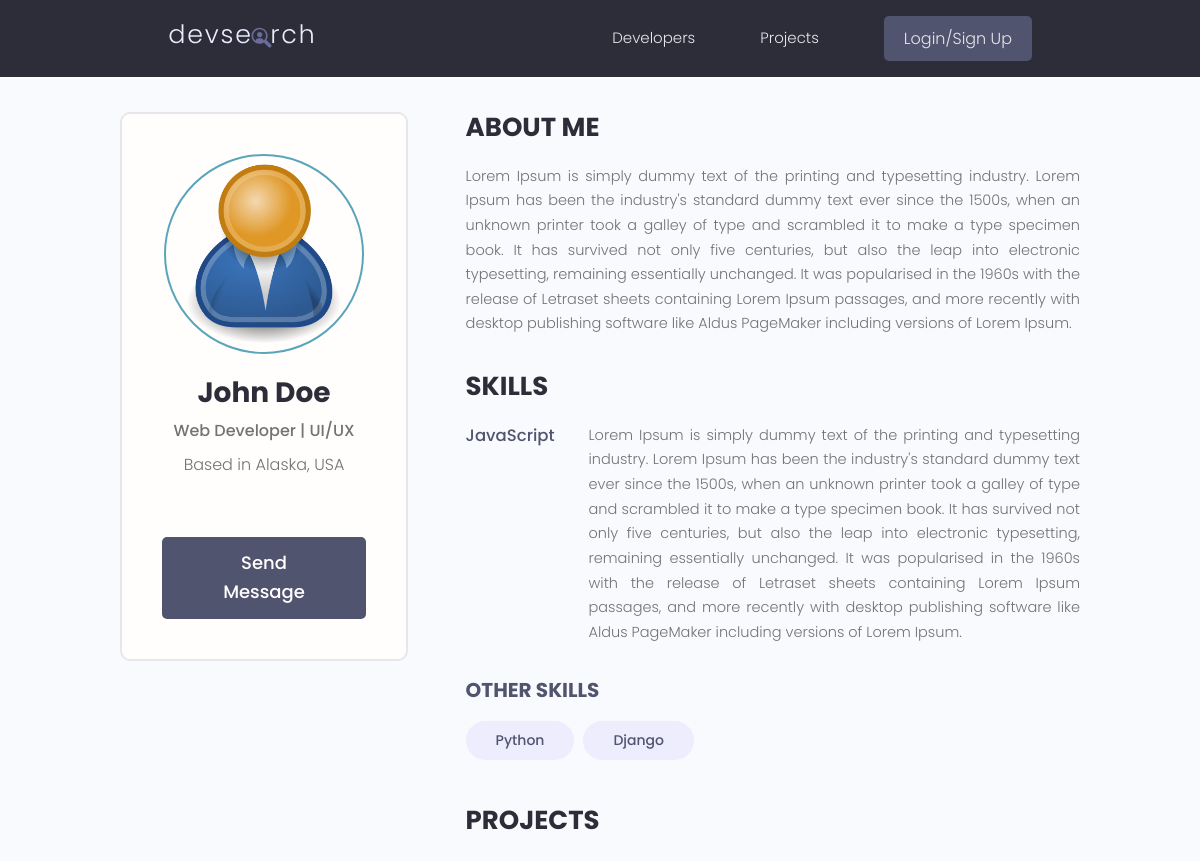
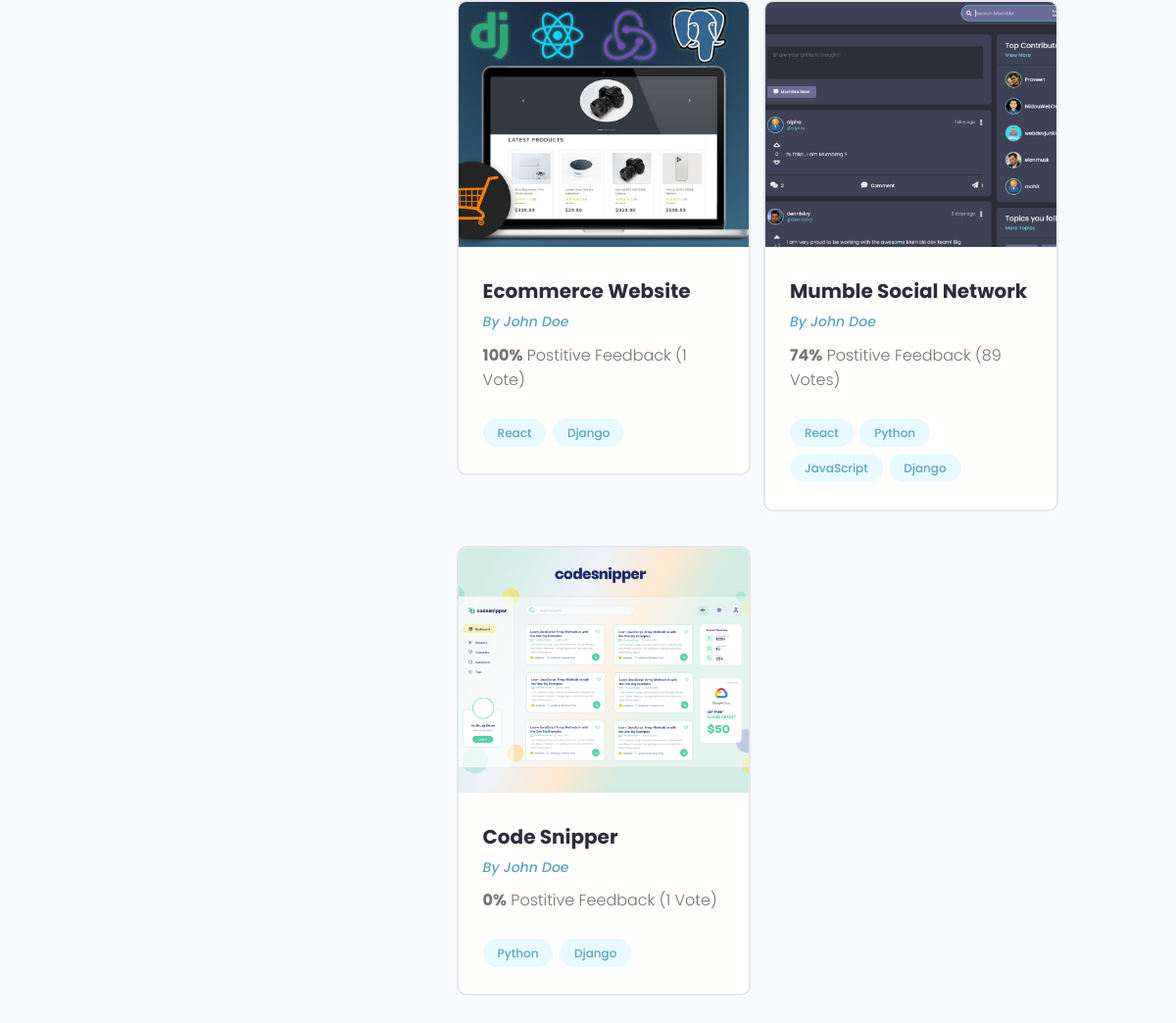
Page /profile/6792ed7f-9dae-4804-bcd0-8f651eeb49d0 on the committed database (2 pictures, top to bottom).
### users/models.py (models this page shows, shortened)
class Profile(models.Model):
    user = models.OneToOneField(User, on_delete=models.CASCADE, null=True, blank=True)
    name = models.CharField(max_length=200, blank=True, null=True)
    username = models.CharField(max_length=200, blank=True, null=True)
    location = models.CharField(max_length=200, blank=True, null=True)
    email = models.EmailField(max_length=500, blank=True, null=True)
    short_intro = models.CharField(max_length=200, blank=True, null=True)
    bio = models.TextField(blank=True, null=True)
    profile_image = models.ImageField(null=True, blank=True, upload_to='profiles/', default='profiles/user-default.png')
    social_github = models.CharField(max_length=200, blank=True, null=True)
    social_twitter = models.CharField(max_length=200, blank=True, null=True)
    social_linkedin = models.CharField(max_length=200, blank=True, null=True)
    social_youtube = models.CharField(max_length=200, blank=True, null=True)
    social_website = models.CharField(max_length=200, blank=True, null=True)
    created = models.DateTimeField(auto_now_add=True)
    id = models.UUIDField(default=uuid.uuid4, unique=True, primary_key=True, editable=False)
    class Meta:
        ordering = ['created']
    @property
    def imageURL(self):
        try:
            url = self.profile_image.url
        except:
            url = ''
        return url

class Skill(models.Model):
    owner = models.ForeignKey(Profile, on_delete=models.CASCADE, null=True, blank=True)
    name = models.CharField(max_length=200, blank=True, null=True)
    description = models.TextField(null=True, blank=True)
    created = models.DateTimeField(auto_now_add=True)
    id = models.UUIDField(default=uuid.uuid4, unique=True, primary_key=True, editable=False)
    def __str__(self):
        return str(self.name)

### projects/models.py (models this page shows, shortened)
class Project(models.Model):
    owner = models.ForeignKey(Profile, null=True, blank=True, on_delete=models.CASCADE)
    title = models.CharField(max_length=200)
    description = models.TextField(null=True, blank=True)
    featured_image = models.ImageField(null=True, blank=True, default="default.jpg")
    demo_link = models.CharField(max_length=2000,null=True, blank=True)
    source_link = models.CharField(max_length=2000,null=True, blank=True)
    tags = models.ManyToManyField('Tag', blank=True)
    vote_total = models.IntegerField(default=0, null=True, blank=True)
    vote_ratio = models.IntegerField(default=0, null=True, blank=True)
    created = models.DateTimeField(auto_now_add=True)
    id = models.UUIDField(default=uuid.uuid4, unique=True, primary_key=True, editable=False)
    class Meta:
        ordering = ['-vote_ratio', '-vote_total', 'title']
    @property
    def imageURL(self):
        try:
            url = self.featured_image.url
        except:
            url = ''
        return url

class Tag(models.Model):
    name = models.CharField(max_length=200)
    created = models.DateTimeField(auto_now_add=True)
    id = models.UUIDField(default=uuid.uuid4, unique=True, primary_key=True, editable=False)
    def __str__(self):
        return self.name

### users/views.py (the view)
# urls.py: path('profile/<str:pk>', views.userProfile, name="user-profile"),
def userProfile(request,pk):
    profile = Profile.objects.get(id=pk)
    topSkills = profile.skill_set.exclude(description__exact="")
    otherSkills = profile.skill_set.filter(description="")
    context = {
        'profile': profile,
        'topSkills':topSkills,
        'otherSkills':otherSkills,
    }
    return render(request, 'users/user-profile.html', context)

### users/templates/users/user-profile.html (shortened to what this page needs)
{% extends 'main.html' %}
{% block content %}
<main class="profile my-md">
    <div class="container">
      <div class="layout">
        <div class="column column--1of3">
          <div class="card text-center">
            <div class="card__body dev">
              <img class="avatar avatar--xl" src="{{profile.imageURL}}" />
              <h2 class="dev__name">{{profile.name}}</h2>
              <p class="dev__title">{{profile.short_intro}}</p>
              <p class="dev__location">Based in {{profile.location}}</p>
              {% if request.user.profile.id != profile.id %}
              <a href="{% url 'create-message' profile.id %}" class="btn btn--sub btn--lg">Send Message </a>
              {% endif %}
            </div>
          </div>
        </div>
        <div class="column column--2of3">
          <div class="devInfo">
            <h3 class="devInfo__title">About Me</h3>
            <p class="devInfo__about">
              {{profile.bio}}
            </p>
          </div>
          <div class="devInfo">
            <h3 class="devInfo__title">Skills</h3>
            <div class="devInfo__skills">
            {% for skill in topSkills %}
              <div class="devSkill">
                <h4 class="devSkill__title">{{skill.name}}</h4>
                <p class="devSkill__info">
                  {{skill.description}}
                </p>
              </div>
            {% endfor %}
              <h3 class="devInfo__subtitle">Other Skills</h3>
              <div class="devInfo__otherSkills">
                  {% for skill in otherSkills %}
                <span class="tag tag--pill tag--sub tag--lg">
                  <small>{{skill}}</small>
                </span>
                {% endfor %}
              </div>
            </div>
          </div>
          <div class="devInfo">
            <h3 class="devInfo__title">Projects</h3>
            <div class="grid grid--two">
            {% for project in profile.project_set.all %}
              <div class="column">
                <div class="card project">
                  <a href="single-project.html" class="project">
                    <img class="project__thumbnail" src="{{ project.imageURL }}" alt="project thumbnail" />
                    <div class="card__body">
                      <h3 class="project__title">{{project.title}}</h3>
                      <p><a class="project__author" href="profile.html">By {{ project.owner.name }}</a></p>
                      <p class="project--rating">
                        <span style="font-weight: bold;">{{project.vote_ratio}}%</span> Postitive
                        Feedback ({{project.vote_total}} Vote{{project.vote_total|pluralize:"s"}})
                      </p>
                      <div class="project__tags">
                        {% for tag in project.tags.all %}
                        <span class="tag tag--pill tag--main">
                          <small>{{tag}}</small>
                        </span>
                        {% endfor %}
                      </div>
                    </div>
                  </a>
                </div>
              </div>
            {% endfor %}
            </div>
          </div>
        </div>
      </div>
    </div>
  </main>
{% endblock %}

### static/styles/app.css (style rules this page uses)
:root { --color-sub: #2d2d39; }
.btn--sub { background-color: var(--color-sub-light); }
.card { border: 2px solid var(--color-light); }
img { width: 100%; }
.profile .card > .dev { padding: 4rem; }
.dev__name { color: var(--color-sub); font-size: 2.8rem; font-weight: 700; margin-top: 1rem; margin-bottom: 0.5rem; }
.dev__title { font-size: 1.6rem; font-weight: 500; line-height: 1.3; }
.dev__location { margin-top: 1rem; }
.devInfo { margin-bottom: 3rem; }
.devInfo__title, .devInfo__subtitle { font-size: 2.6rem; color: var(--color-sub); text-transform: uppercase; font-weight: 700; margin-bottom: 1.5rem; }
.devInfo__subtitle { font-size: 2rem; color: var(--color-sub-light); }
.devInfo__about, .devSkill__info { font-size: 1.45rem; line-height: 1.7; text-align: justify; }
.devSkill { margin-bottom: 3rem; }
.devSkill__title { font-size: 1.65rem; font-weight: 500; color: var(--color-sub-light); }
@media screen and (min-width: 700px) { .devSkill { display: flex; justify-content: space-between; gap: 3rem; } }
@media screen and (min-width: 700px) { .devSkill__info { flex-basis: 80%; } }
.project__author { font-size: 1.4rem; font-style: italic; }
.project--rating { margin-bottom: 1.6em; margin-top: .5em; }
.project__thumbnail { height: 25rem; object-fit: cover; object-position: top center; }
.project__title { font-size: 2rem; font-weight: 700; color: var(--color-sub); }

### static/uikit/styles/modules/_variables.css (style rules this page uses)
:root { --color-main: #5aa5b9; --color-main-light: #e6faff; --color-sub: #3f4156; --color-sub-light: #51546e; --color-sub-lighter: #ededfd; --color-text: #737373; --color-gray: #8b8b8b; --color-light: #e5e7eb; --color-light-gray: #767676; --color-bg: #f8fafd; --color-white: #fffefd; --color-white-light: #f3f3f3; --color-success: #359e64; --color-success-bg: #def8e8; --color-error: #fc4b0b; --color-error-bg: #fff2ee; --font-base: 'Poppins', arial, helvetica, 'Segoe UI', roboto, ubuntu, sans-serif; --font-monospace: 'Fira Code', 'Courier New', courier, monospace; --font-regular: 300; --font-medium: 500; --font-bold: 700; --generic-shadow: 1px 1px 5px #00000010; --generic-transition: all 0.3s ease-in-out; }

### static/uikit/styles/modules/_base.css (style rules this page uses)
* { margin: 0; padding: 0; box-sizing: border-box; text-rendering: optimizeLegibility; color: inherit; font-size: inherit; }
html { font-size: 50%; }
@media only screen and (min-width: 480px) { html { font-size: 56.25%; } }
@media only screen and (min-width: 1200px) { html { font-size: 62.5%; } }
body { line-height: 1.6; font-weight: 400; font-size: 1.5rem; color: var(--color-text); background-color: var(--color-bg); min-height: 100vh; }

### static/uikit/styles/modules/_typography.css (style rules this page uses)
* { font-family: var(--font-base); }
h2 { font-size: 3.6rem; font-weight: var(--font-bold); }
h3 { font-size: 3.2rem; font-weight: var(--font-medium); }
h4 { font-size: 2.8rem; font-weight: var(--font-medium); }
p, span, strong { font-size: 1.6rem; color: var(--color-text); font-weight: var(--font-regular); }
a { padding-bottom: 2px; text-decoration: none; display: inline-block; color: var(--color-main); font-weight: var(--font-medium); }

### static/uikit/styles/modules/_utilities.css (style rules this page uses)
.container { width: 92%; max-width: 165rem; margin: 0 auto; box-sizing: border-box; }
@media screen and (min-width: 1000px) { .container { width: 90%; } }
@media screen and (min-width: 1200px) { .container { width: 80%; } }
.text-center { text-align: center; }
.my-md { margin: 3rem auto; }

### static/uikit/styles/modules/_avatar.css (style rules this page uses)
.avatar { border-radius: 50%; border: 2px solid var(--color-main); object-fit: cover; }
.avatar--xl { height: 20rem; width: 20rem; }

### static/uikit/styles/modules/_button.css (style rules this page uses)
.btn { display: inline-block; position: relative; cursor: pointer; background-color: var(--color-light); font-weight: var(--font-medium); color: var(--color-sub); text-decoration: none; padding: 1rem 2rem; border-radius: 0.5rem; border: none; width: -webkit-fit-content; width: -moz-fit-content; width: fit-content; height: -webkit-fit-content; height: -moz-fit-content; height: fit-content; font-size: 1.6rem; outline-width: 0; outline-color: transparent; -webkit-backface-visibility: hidden; backface-visibility: hidden; transition: all 0.3s ease-in-out; }
.btn--sub { background-color: var(--color-sub); color: var(--color-white); }
.btn--lg { font-size: 1.8rem; padding: 1.2rem 4.5rem; }

### static/uikit/styles/modules/_card.css (style rules this page uses)
.card { border-radius: 1rem; background-color: var(--color-white); border: 1.5px solid var(--color-light); width: auto; height: auto; margin-top: 0.5rem; margin-bottom: 0.5rem; overflow: hidden; }
.card__body, .card__header { padding: 2rem 2.5rem; }

### rows in the picture
Profile: imageURL (placeholder picture), name "John Doe", short_intro "Web Developer | UI/UX", location "Alaska, USA", bio "Lorem Ipsum is simply dummy text of the printing and typesetting industry. Lorem Ipsum has been the industry's standard dummy text ever since the 1500s, when an unknown printer took a galley of type and scrambled it to make a type specimen book. It has survived not only five centuries, but also the leap into electronic typesetting, remaining essentially unchanged. It was popularised in the 1960s with the release of Letraset sheets containing Lorem Ipsum passages, and more recently with desktop publishing software like Aldus PageMaker including versions of Lorem Ipsum."
Skill: name "JavaScript", description "Lorem Ipsum is simply dummy text of the printing and typesetting industry. Lorem Ipsum has been the industry's standard dummy text ever since the 1500s, when an unknown printer took a galley of type and scrambled it to make a type specimen book. It has survived not only five centuries, but also the leap into electronic typesetting, remaining essentially unchanged. It was popularised in the 1960s with the release of Letraset sheets containing Lorem Ipsum passages, and more recently with desktop publishing software like Aldus PageMaker including versions of Lorem Ipsum."
Skill: name "Python"
Skill: name "Django"
Project: imageURL (picture), title "Ecommerce Website", owner.name "John Doe", vote_ratio "100", vote_total "1"
Tag: name "React"
Tag: name "Django"
Project: imageURL (picture), title "Mumble Social Network", owner.name "John Doe", vote_ratio "74", vote_total "89"
Tag: name "Python"
Tag: name "JavaScript"
Project: imageURL (picture), title "Code Snipper", owner.name "John Doe", vote_ratio "0", vote_total "1"
